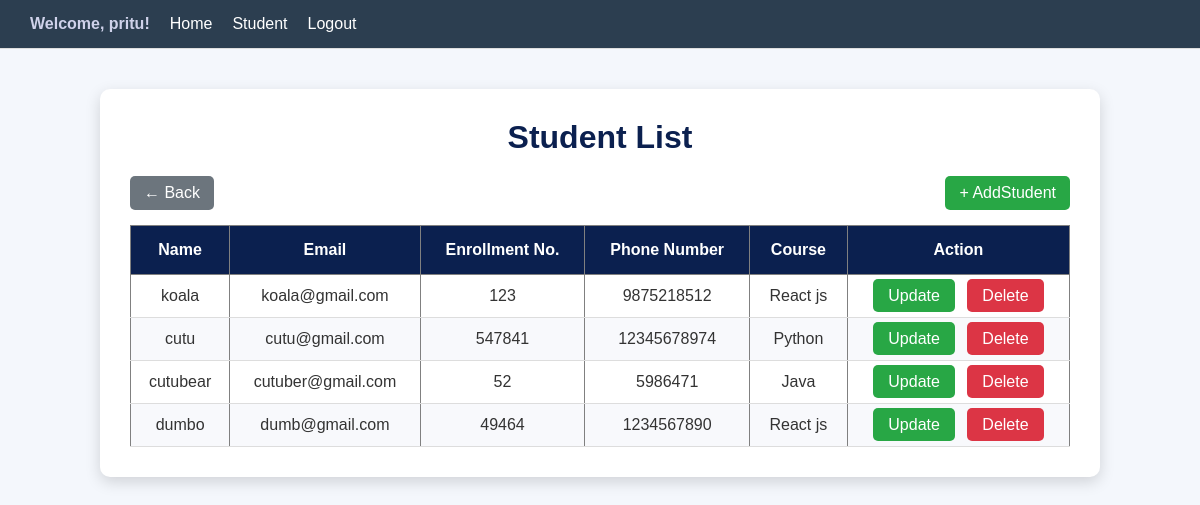
/view_student/ (signed in), run on the app's committed database.
### students/models.py (models this page shows, shortened)
class Student(models.Model):
    name=models.CharField()
    email=models.EmailField()
    enrollment=models.IntegerField(unique=True,default=None)
    contact=models.IntegerField(default=None)
    courses=models.ManyToManyField(Course)

class Course(models.Model):
    name=models.CharField()
    code=models.IntegerField()

### students/views.py (the view)
# urls.py: path('view_student/',view_student,name='view_student'),
def view_student(request):
    students=Student.objects.all()
    return render(request,'student/view_student.html',{'students':students})

### students/templates/student/view_student.html (shortened to what this page needs)
{% extends "base.html" %}
{% load static %}
 {% block extra_css %}
 <link rel="stylesheet" href="{% static 'css/student/view_student.css' %}">
 {% endblock %}
 {% block content %}
 <div class="student-list">
 <h2>Student List</h2>
 <div class="action-buttons">
 <a href="{% url 'home' %}" class="back-btn">← Back</a>
 <a href="{% url 'add_student' %}" class="add-btn">+ AddStudent</a>
 </div>
 <table border="1">
 <thead>
 <tr>
 <th>Name</th>
 <th>Email</th>
 <th>Enrollment No.</th>
 <th>Phone Number</th>
 <th>Course</th>
 <th>Action</th>
 </tr>
</thead>
 <tbody>
 {% for student in students %}
 <tr>
 <td>{{ student.name }}</td>
 <td>{{ student.email }}</td>
 <td>{{ student.enrollment }}</td>
 <td>{{ student.contact }}</td>
 <td>
    {% for course in student.courses.all %}
        {{course.name}}
    {% empty %}
        No courses
    {% endfor %}
 </td>
<td>
    <a href="{% url 'update_student' student.id %}"class="edit-btn">Update</a>
 <a href="{% url 'delete_student' student.id %}"class="delete-btn">Delete</a>
</td>
 </tr>
 {% empty %}
 <tr>
 <td colspan="6">No Students Available</td>
 </tr>
 {% endfor %}
 </tbody>
 </table>
 </div>
 {% endblock %}

### students/templates/base.html (shortened to what this page needs)
<!DOCTYPE html>
<html>
<head>
{% load static %}
<link rel="stylesheet" href="{% static 'css/base.css' %}">
{% block extra_css %}
{% endblock %}
</head>
<body>
<nav>
{% if user.is_authenticated %}
<h4 class="name" style="color: rgb(207, 210, 234);">Welcome, {{user.username }}!</h4>
<a href="{% url 'home' %}">Home</a>
<a href="{% url 'add_student' %}">Student</a>
<a href="{% url 'logout' %}">Logout</a>
{% else %}
<a href="{% url 'home' %}">Home</a>
<a href="{% url 'signup' %}">Signup</a>
<a href="{% url 'login' %}">Login</a>
{% endif %}
</nav>
<hr>
<div class="container">
{% block content %}
{% endblock %}
</div>
</body>
</html>

### students/static/css/base.css (style rules this page uses)
* { margin: 0; padding: 0; box-sizing: border-box; }
body { font-family: Arial, Helvetica, sans-serif; background-color: #f4f4f4; color: #333; }
nav { background-color: #2c3e50; padding: 15px 30px; display: flex; gap: 20px; }
nav a { color: white; text-decoration: none; font-size: 16px; font-weight: 500; transition: color 0.3s ease; }
hr { border: none; border-top: 1px solid #ddd; margin-bottom: 20px; }
.container { width: 90%; max-width: 1000px; margin: 20px auto; }

### students/static/css/student/view_student.css (style rules this page uses)
body { margin:0; padding:0; background:#f4f7fc; font-family:Arial, Helvetica, sans-serif; }
.student-list { width:100%; margin:40px auto; background:#fff; padding:30px; border-radius:10px; box-shadow:0 5px 15px rgba(0,0,0,0.15); }
.student-list h2 { text-align:center; color:#0b204f; margin-bottom:20px; font-size:32px; }
.action-buttons { display: flex; justify-content: space-between; margin-bottom: 15px; }
.back-btn { background: #6c757d; color: white; padding: 8px 14px; text-decoration: none; border-radius: 5px; }
.add-btn { background: #28a745; color: white; padding: 8px 14px; text-decoration: none; border-radius: 5px; }
table { width:100%; border-collapse:collapse; }
thead { background:#0b204f; color:white; }
th { padding:15px; text-align:center; }
td { padding:12px; text-align:center; border-bottom:1px solid #ddd; }
tbody tr:nth-child(even) { background:#f8f9fc; }
.edit-btn { background:#28a745; color:white; padding:8px 15px; text-decoration:none; border-radius:5px; margin-right:8px; }
.delete-btn { background:#dc3545; color:white; padding:8px 15px; text-decoration:none; border-radius:5px; }

### data on the page
Student: name "koala", email "koala@gmail.com", enrollment "123", contact "9875218512"
Course: name "React js"
Student: name "cutu", email "cutu@gmail.com", enrollment "547841", contact "12345678974"
Course: name "Python"
Student: name "cutubear", email "cutuber@gmail.com", enrollment "52", contact "5986471"
Course: name "Java"
Student: name "dumbo", email "dumb@gmail.com", enrollment "49464", contact "1234567890"

### other printed values
{{ user.username }} "pritu"
